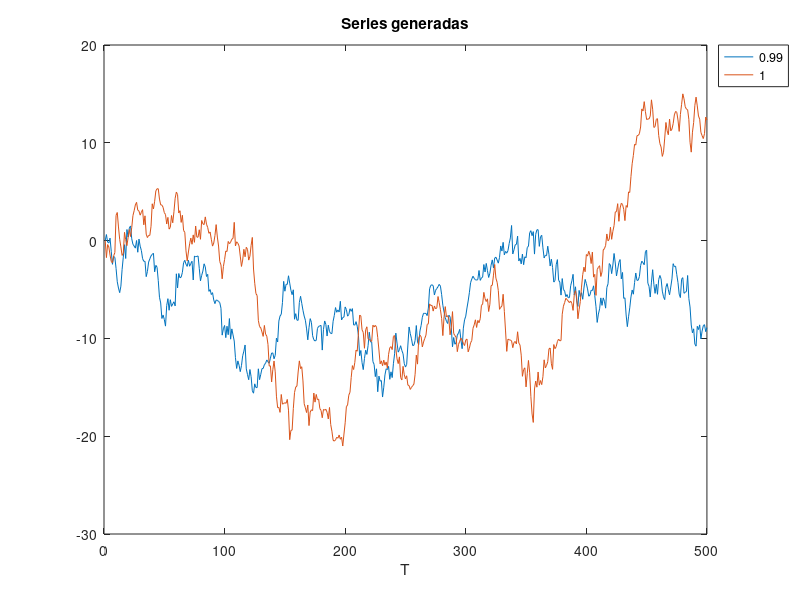

Write the MATLAB code that produced this figure. (Note: this script raises an error after producing the figure.)
% INCISO 2.2
% ERNESTO R. PAREDES PÉREZ
close all; clc; clear;

%%%%%%%%%%%%%%%%%%%%%%%%%%%%%%%%%%%%%%%%%%%%%%%%%%%%%%%%%%%%%%%%%%%%%%
% Este ejercicio consiste en la simulación de proceso AR(1) para ciertos
% parámetros \phi y con un horizonte definido de realizaciones.
% Adicionalmente, se construye el estadístico Dickey-Fuller, para
% comprobación de raíces unitarias.
%%%%%%%%%%%%%%%%%%%%%%%%%%%%%%%%%%%%%%%%%%%%%%%%%%%%%%%%%%%%%%%%%%%%%%

%% Inciso a) Generando simulación de series

% Plantando semilla
rng(0830);

% Declarando parámetros
T = 500;
K = 1;
Phi = [0.99,1];

% Generando matriz de errores 
e = ones(T,1);
e = normrnd(0,1,size(e));
e2 = normrnd(0,1,size(e));

% Generando series ----------
y1 = zeros(T,1);
    for i=2:T
        y1(i) = Phi(1)*y1(i-1) + e(i);
    end
    
 y2 = zeros(T,1);
    for i=2:T
        y2(i) = Phi(2)*y2(i-1) + e2(i);
    end
 
% Generando estadísticos D-F ----------

% Generando series de lag
for i=2:T
    lay1(i) = y1(i-1);
    lay2(i) = y2(i-1);
end

% Regresiones
lay1 = lay1.';
lay2 = lay2.';

B1 = (lay1'*lay1)\(lay1'*y1);
B2 = (lay2'*lay2)\(lay2'*y2);

% Generando errores de las series
er1 = y1 - y1*B1;
er2 = y2 - y2*B2;

% Encontrando desv estándar de errores
sigma1 = (er1.'*er1)/(T-K);
sigma2 = (er2.'*er2)/(T-K);

% Encontrando varianza de estimadores
var1=sigma1*inv(lay1'*lay1);
var2=sigma2*inv(lay2'*lay2);

tau1 = (B1-1)/sqrt(var1);
tau2 = (B2-1)/sqrt(var2);

 % Gráficos --------------
 plot(y1)
 hold on
 plot(y2)
xlabel('T')
title('Series generadas')
legend('0.99', '1')
legend('Location','northeastoutside')
hold off
saveas(gcf,'II2Series.png')
close

%% Inciso b) Creando función
% Eliminando semilla inicial
rng('default');

% Utilizando función para encontrar parámetros
[phi, tau] = DF(500,1);

%% Inciso c) Realizando subplot

% Declarando parámetros iniciales para loop
m=10^5;
Tm = [25, 50, 100, 250, 500, 1000]

% Generando matrices de almacenamiento
betas=zeros(m, length(Tm));
taus=zeros(m, length(Tm));


% Definimos loops ------

time1= datetime('now');
for i=1:m
    for j=1:length(Tm)
        [phi, tau] = DF(Tm(j), 1);
        betas(i,j)=phi;
        taus(i,j)=tau;
        fprintf('repetición = %f, muestra = %f\n',i,Tm(j))  % Permite que vaya reportando iteración
    end
end
time2=datetime('now');
Duracion=time2 - time1 % Permite saber duración exacta de iteración

% Subplots ------

lfg={'T=25', 'T=50', 'T=100', 'T=250', 'T=500', 'T=1000'};

% Betas --
for i=1:length(Tm)
   subplot(2,3,i) 
    histogram(betas(:,i),'normalization','probability')
    title(lfg(i), 'interpreter', 'latex')
    xlim([-0.45, 1.2]);
    grid on;
end
sgtitle('Histogramas de \beta') 
saveas(gcf,'II2Betas.png')

% Taus --
for i=1:length(Tm)
   subplot(2,3,i) 
    histogram(taus(:,i), 'normalization','probability')
    title(lfg(i), 'interpreter', 'latex')
    grid on;
end
sgtitle('Histogramas de \tau')
saveas(gcf,'II2Taus.png')
close


%% Inciso d) Valores Críticos
percen = [1, 2.5, 5, 10];
vcriticos = zeros(length(percen),size(taus,2));

for i=1:length(percen)
    vcriticos(i,:) = prctile(taus,percen(i));
end

% Exportamos a Latex
rowLabels = {'1\%', '2.5\%', '5\%', '10\%'};
matrix2latex(vcriticos, 'II2.tex', 'rowLabels', rowLabels, 'columnLabels', lfg, 'format', '%0.2f');

%% Inciso e) Evaluación de poder estadístico

% Definimos parámetros
Phis = [0.9, 0.95, 0.98, 0.99]; 
m2=10^4

% Generamos Loop -----

% Por cada uno de los Phis genero una matriz que
for i=1:length(Phis)
  % Por cada repetición de muestra
  for k=1:m2
    % Por cada tamaño de muestra (fila)
   for j=1:length(Tm) 
       % Encuentro el Tau correspondiente dado tamaño (columna)
       [phi, tau] = DF(Tm(j), Phis(i));
       % Si tau obtenido es menor que el valor crítico estimado antes
       if tau < vcriticos(3,j);
           % Se rechaza, pone en matriz
           tausp(k,j) = 1;
       else
           % No se rechaza, pone en matriz
           tausp(k,j) = 0;
       end
       % Comando para dar seguimiento
       fprintf('phi = %f, repetición = %f, muestra = %f\n',Phis(i),k,Tm(j))
   end
  end
  
  % Dado Phi, por cada tamaño de muestra
  for l=1:length(Tm)
      % Pongo en power, porcentaje de rechazos a total de repeticiones
      power(i, l) = (sum(tausp(:,l))/m2)*100;
  end
end



% Exportamos power
rowLabels = {'0.9', '0.95', '0.98', '0.99'};
matrix2latex(power, 'II2Power.tex', 'rowLabels', rowLabels, 'columnLabels', lfg, 'format', '%0.2f');

plot(Tm, power)
legend(rowLabels)
xticks([Tm])
saveas(gcf,'II2Criticos.png')
close

